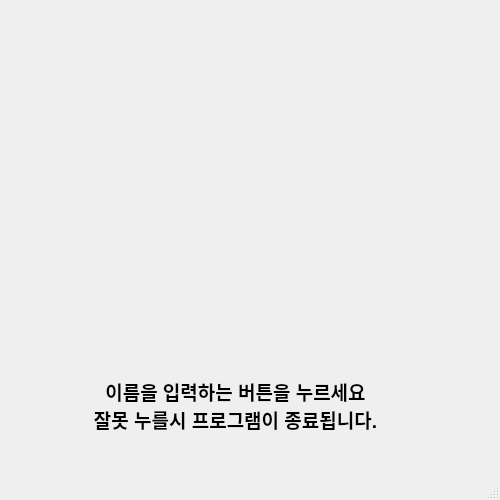
<?xml version="1.0" encoding="UTF-8"?>
<ui version="4.0">
 <class>MainWindow</class>
 <widget class="QMainWindow" name="MainWindow">
  <property name="windowModality">
   <enum>Qt::ApplicationModal</enum>
  </property>
  <property name="geometry">
   <rect>
    <x>0</x>
    <y>0</y>
    <width>500</width>
    <height>500</height>
   </rect>
  </property>
  <property name="windowTitle">
   <string>MainWindow</string>
  </property>
  <widget class="QWidget" name="centralwidget">
   <widget class="QLabel" name="textEdit">
    <property name="geometry">
     <rect>
      <x>70</x>
      <y>360</y>
      <width>331</width>
      <height>91</height>
     </rect>
    </property>
    <property name="text">
     <string>&lt;html&gt;&lt;head/&gt;&lt;body&gt;&lt;p align=&quot;center&quot;&gt;&lt;span style=&quot; font-size:14pt; font-weight:600;&quot;&gt;이름을 입력하는 버튼을 누르세요&lt;br/&gt;잘못 누를시 프로그램이 종료됩니다.&lt;/span&gt;&lt;/p&gt;&lt;/body&gt;&lt;/html&gt;</string>
    </property>
   </widget>
  </widget>
  <widget class="QMenuBar" name="menubar">
   <property name="geometry">
    <rect>
     <x>0</x>
     <y>0</y>
     <width>500</width>
     <height>21</height>
    </rect>
   </property>
  </widget>
  <widget class="QStatusBar" name="statusbar"/>
 </widget>
 <resources/>
 <connections/>
</ui>
